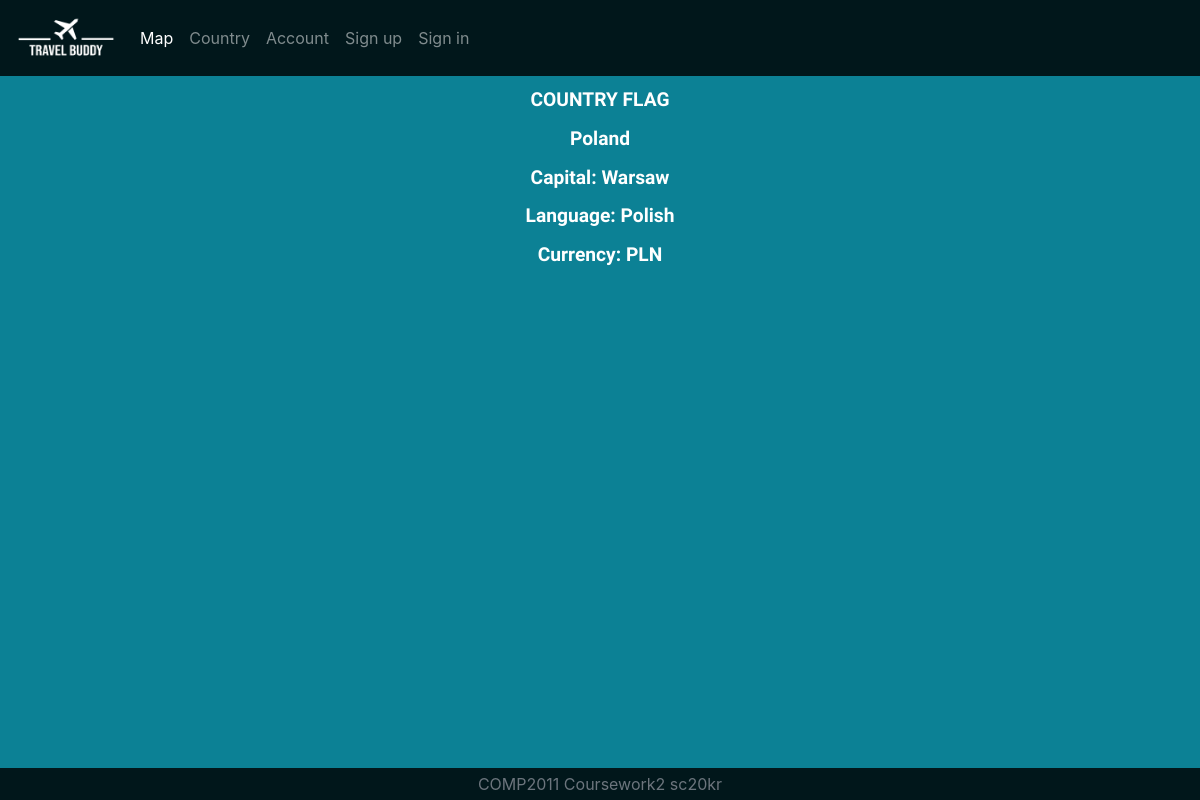
The app's page /country/Poland with its own data.
### app/models.py (models this page shows)
class Country(db.Model):
    id = db.Column(db.Integer, primary_key=True)
    name = db.Column(db.String(50), unique=True, nullable=False)
    capital = db.Column(db.String(20), nullable=False)
    lat = db.Column(db.String(120))
    lang = db.Column(db.String(120))
    language = db.Column(db.String(120), nullable=False)
    currency = db.Column(db.String(20), nullable=False)
    flag = db.Column(db.String(20), nullable=False, default='defaultc.jpg')
    citizens = db.relationship('User', backref='livesin', lazy='dynamic')

### app/views.py (the view)
@app.route('/country/<country>', methods=['GET', 'POST'])
def country(country):
    c = Country.query.filter_by(name=country).first()
    return render_template('country.html',
                            title=c.name,
                            c=c)

### app/templates/country.html (shortened to what this page needs)
{% extends "base.html" %}
{% block content %}
<!doctype html>
<html lang="en">
    <head>
        <link rel="stylesheet" href="../static/map.css" type="text/css" />
    </head>
    <body>
<div class="container-fluid">
    <div class="row justify-content-center">
        <span><b>COUNTRY FLAG</b></span>
    </div>
    <div class="row justify-content-center">
        <span><b>{{c.name}}</b></span>
    </div>
    <div class="row justify-content-center">
        <span><b>Capital: {{c.capital}}</b></span>
    </div>
    <div class="row justify-content-center">
        <span><b>Language: {{c.language}}</b></span>
    </div>
    <div class="row justify-content-center">
        <span><b>Currency: {{c.currency}}</b></span>
    </div>
</div>
    </body>
</html>
{% endblock %}

### app/static/style.css (style rules this page uses)
body { background-color: rgb(38, 38, 38); color: white; overflow-x: hidden; }
.row { font-family: 'Zen Kaku Gothic New', sans-serif; font-size: larger; }

### app/static/map.css (style rules this page uses)
body { background-color: #0c8195; height: 100vh; overflow: hidden; }
.row { margin-top: 10px; }

### records on screen
Country: name "Poland", capital "Warsaw", language "Polish", currency "PLN"
